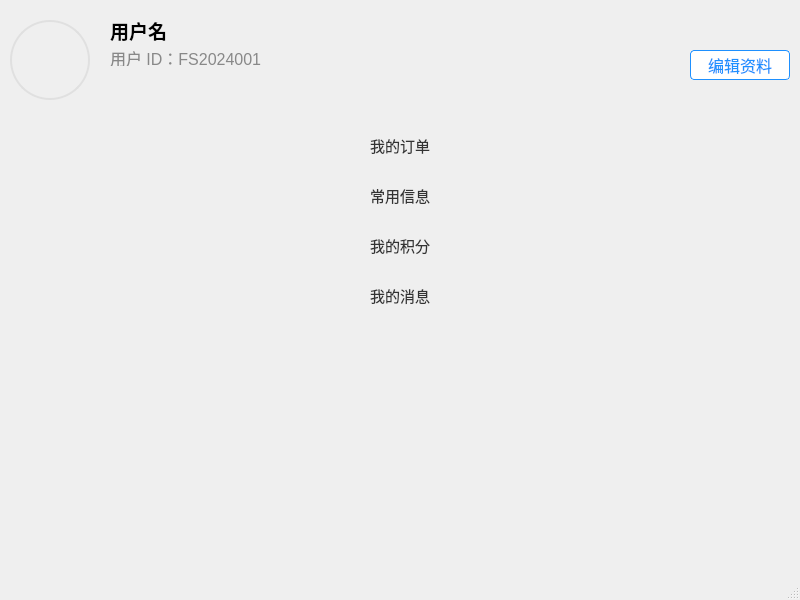
<?xml version="1.0" encoding="UTF-8"?>
<ui version="4.0">
 <class>PersonCenterWindow</class>
 <widget class="QMainWindow" name="PersonCenterWindow">
  <property name="geometry">
   <rect>
    <x>0</x>
    <y>0</y>
    <width>800</width>
    <height>600</height>
   </rect>
  </property>
  <property name="sizePolicy">
   <sizepolicy hsizetype="Expanding" vsizetype="Expanding">
    <horstretch>0</horstretch>
    <verstretch>0</verstretch>
   </sizepolicy>
  </property>
  <property name="minimumSize">
   <size>
    <width>0</width>
    <height>0</height>
   </size>
  </property>
  <property name="maximumSize">
   <size>
    <width>16777215</width>
    <height>16777215</height>
   </size>
  </property>
  <property name="windowTitle">
   <string>MainWindow</string>
  </property>
  <widget class="QWidget" name="centralwidget">
   <widget class="QWidget" name="topUserWidget" native="true">
    <property name="geometry">
     <rect>
      <x>0</x>
      <y>0</y>
      <width>800</width>
      <height>120</height>
     </rect>
    </property>
    <property name="sizePolicy">
     <sizepolicy hsizetype="Expanding" vsizetype="Preferred">
      <horstretch>0</horstretch>
      <verstretch>0</verstretch>
     </sizepolicy>
    </property>
    <property name="minimumSize">
     <size>
      <width>400</width>
      <height>0</height>
     </size>
    </property>
    <widget class="QLabel" name="Labavatar">
     <property name="geometry">
      <rect>
       <x>10</x>
       <y>20</y>
       <width>80</width>
       <height>80</height>
      </rect>
     </property>
     <property name="styleSheet">
      <string notr="true">border-radius: 40px; 
border: 2px solid #E0E0E0;
background-image: url(E:/QtProject/PersonCenter/avatar.png); 
background-repeat: no-repeat;
background-size: cover;</string>
     </property>
     <property name="text">
      <string/>
     </property>
    </widget>
    <widget class="QLabel" name="labNickname">
     <property name="geometry">
      <rect>
       <x>110</x>
       <y>20</y>
       <width>400</width>
       <height>21</height>
      </rect>
     </property>
     <property name="font">
      <font>
       <family>微软雅黑</family>
       <pointsize>14</pointsize>
       <bold>true</bold>
      </font>
     </property>
     <property name="text">
      <string>用户名</string>
     </property>
    </widget>
    <widget class="QLabel" name="userIdLabel">
     <property name="geometry">
      <rect>
       <x>110</x>
       <y>50</y>
       <width>400</width>
       <height>16</height>
      </rect>
     </property>
     <property name="sizePolicy">
      <sizepolicy hsizetype="Expanding" vsizetype="Preferred">
       <horstretch>0</horstretch>
       <verstretch>0</verstretch>
      </sizepolicy>
     </property>
     <property name="minimumSize">
      <size>
       <width>400</width>
       <height>0</height>
      </size>
     </property>
     <property name="font">
      <font>
       <pointsize>12</pointsize>
      </font>
     </property>
     <property name="styleSheet">
      <string notr="true">color: #888888;</string>
     </property>
     <property name="text">
      <string>用户 ID：FS2024001</string>
     </property>
    </widget>
    <widget class="QPushButton" name="editBtn">
     <property name="geometry">
      <rect>
       <x>690</x>
       <y>50</y>
       <width>100</width>
       <height>30</height>
      </rect>
     </property>
     <property name="font">
      <font>
       <pointsize>12</pointsize>
      </font>
     </property>
     <property name="styleSheet">
      <string notr="true">QPushButton {
    background-color: #FFFFFF;
    border: 1px solid #1E90FF;
    color: #1E90FF;
    border-radius: 4px;
}
QPushButton:hover {
    background-color: #F0F8FF;
}</string>
     </property>
     <property name="text">
      <string>编辑资料</string>
     </property>
    </widget>
   </widget>
   <widget class="QWidget" name="gridWidget" native="true">
    <property name="geometry">
     <rect>
      <x>0</x>
      <y>120</y>
      <width>800</width>
      <height>261</height>
     </rect>
    </property>
    <property name="sizePolicy">
     <sizepolicy hsizetype="Expanding" vsizetype="Expanding">
      <horstretch>0</horstretch>
      <verstretch>0</verstretch>
     </sizepolicy>
    </property>
    <property name="minimumSize">
     <size>
      <width>0</width>
      <height>0</height>
     </size>
    </property>
    <property name="maximumSize">
     <size>
      <width>16777215</width>
      <height>16777215</height>
     </size>
    </property>
    <widget class="QPushButton" name="myPointsBtn">
     <property name="geometry">
      <rect>
       <x>0</x>
       <y>100</y>
       <width>800</width>
       <height>50</height>
      </rect>
     </property>
     <property name="sizePolicy">
      <sizepolicy hsizetype="Expanding" vsizetype="Expanding">
       <horstretch>0</horstretch>
       <verstretch>0</verstretch>
      </sizepolicy>
     </property>
     <property name="minimumSize">
      <size>
       <width>0</width>
       <height>0</height>
      </size>
     </property>
     <property name="maximumSize">
      <size>
       <width>16777215</width>
       <height>16777215</height>
      </size>
     </property>
     <property name="styleSheet">
      <string notr="true">QPushButton {
    border: none;
    text-align: center; /* 文字居中 */
    font-size: 15px;
    color: #333333;
}
QPushButton:hover {
    background-color: #F0F8FF;
    border-radius: 8px;
}
</string>
     </property>
     <property name="text">
      <string>我的积分</string>
     </property>
     <property name="icon">
      <iconset>
       <normaloff>C:/Users/杨文玲/Pictures/Screenshots/屏幕截图 2025-11-27 002708.png</normaloff>C:/Users/杨文玲/Pictures/Screenshots/屏幕截图 2025-11-27 002708.png</iconset>
     </property>
     <property name="iconSize">
      <size>
       <width>35</width>
       <height>35</height>
      </size>
     </property>
    </widget>
    <widget class="QPushButton" name="myMsgBtn">
     <property name="geometry">
      <rect>
       <x>0</x>
       <y>150</y>
       <width>800</width>
       <height>50</height>
      </rect>
     </property>
     <property name="sizePolicy">
      <sizepolicy hsizetype="Expanding" vsizetype="Expanding">
       <horstretch>0</horstretch>
       <verstretch>0</verstretch>
      </sizepolicy>
     </property>
     <property name="minimumSize">
      <size>
       <width>0</width>
       <height>0</height>
      </size>
     </property>
     <property name="maximumSize">
      <size>
       <width>16777215</width>
       <height>16777215</height>
      </size>
     </property>
     <property name="styleSheet">
      <string notr="true">QPushButton {
    border: none;
    text-align: center; 
    font-size: 15px;
    color: #333333;
}
QPushButton:hover {
    background-color: #F0F8FF;
    border-radius: 8px;
}</string>
     </property>
     <property name="text">
      <string>我的消息</string>
     </property>
     <property name="icon">
      <iconset>
       <normaloff>C:/Users/杨文玲/Pictures/Screenshots/微信图片_20251201200211_148_9.jpg</normaloff>C:/Users/杨文玲/Pictures/Screenshots/微信图片_20251201200211_148_9.jpg</iconset>
     </property>
     <property name="iconSize">
      <size>
       <width>35</width>
       <height>35</height>
      </size>
     </property>
    </widget>
    <widget class="QPushButton" name="commonInfoBtn">
     <property name="geometry">
      <rect>
       <x>0</x>
       <y>50</y>
       <width>800</width>
       <height>50</height>
      </rect>
     </property>
     <property name="sizePolicy">
      <sizepolicy hsizetype="Expanding" vsizetype="Expanding">
       <horstretch>0</horstretch>
       <verstretch>0</verstretch>
      </sizepolicy>
     </property>
     <property name="minimumSize">
      <size>
       <width>0</width>
       <height>0</height>
      </size>
     </property>
     <property name="maximumSize">
      <size>
       <width>16777215</width>
       <height>16777215</height>
      </size>
     </property>
     <property name="styleSheet">
      <string notr="true">QPushButton {
    border: none;
    text-align: center; 
    font-size: 15px;
    color: #333333;
}
QPushButton:hover {
    background-color: #F0F8FF;
    border-radius: 8px;
}</string>
     </property>
     <property name="text">
      <string>常用信息</string>
     </property>
     <property name="icon">
      <iconset>
       <normaloff>C:/Users/杨文玲/Pictures/Screenshots/屏幕截图 2025-11-27 002743.png</normaloff>C:/Users/杨文玲/Pictures/Screenshots/屏幕截图 2025-11-27 002743.png</iconset>
     </property>
     <property name="iconSize">
      <size>
       <width>35</width>
       <height>35</height>
      </size>
     </property>
    </widget>
    <widget class="QPushButton" name="myOrderBtn">
     <property name="geometry">
      <rect>
       <x>0</x>
       <y>0</y>
       <width>800</width>
       <height>50</height>
      </rect>
     </property>
     <property name="sizePolicy">
      <sizepolicy hsizetype="Expanding" vsizetype="Expanding">
       <horstretch>0</horstretch>
       <verstretch>0</verstretch>
      </sizepolicy>
     </property>
     <property name="minimumSize">
      <size>
       <width>0</width>
       <height>0</height>
      </size>
     </property>
     <property name="maximumSize">
      <size>
       <width>16777215</width>
       <height>16777215</height>
      </size>
     </property>
     <property name="styleSheet">
      <string notr="true">QPushButton {
    border: none;
    text-align: center; 
    font-size: 15px;
    color: #333333;
	padding 8px 0;
}
QPushButton:hover {
    background-color: #F0F8FF;
    border-radius: 8px;
}</string>
     </property>
     <property name="text">
      <string>我的订单</string>
     </property>
     <property name="icon">
      <iconset>
       <normaloff>C:/Users/杨文玲/Pictures/Screenshots/屏幕截图 2025-11-27 002625.png</normaloff>C:/Users/杨文玲/Pictures/Screenshots/屏幕截图 2025-11-27 002625.png</iconset>
     </property>
     <property name="iconSize">
      <size>
       <width>35</width>
       <height>35</height>
      </size>
     </property>
    </widget>
   </widget>
  </widget>
  <widget class="QMenuBar" name="menubar">
   <property name="geometry">
    <rect>
     <x>0</x>
     <y>0</y>
     <width>800</width>
     <height>18</height>
    </rect>
   </property>
  </widget>
  <widget class="QStatusBar" name="statusbar"/>
 </widget>
 <resources/>
 <connections/>
</ui>
